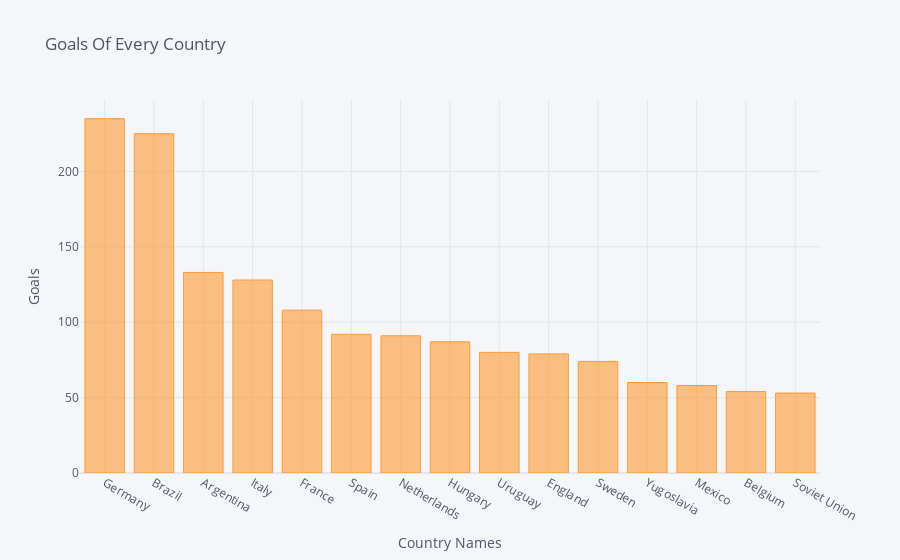

The cell this chart's notebook holds for it:
### Code cell
goals[:15].iplot(kind='bar',xTitle = 'Country Names',yTitle='Goals',title='Goals Of Every Country')

### Figure 1 — Plotly figure (JSON) as saved in the notebook; plotly's stock layout.template omitted (floating-point values rounded to 4 significant figures)
{"data": [{"marker": {"color": "rgba(255, 153, 51, 0.6)", "line": {"color": "rgba(255, 153, 51, 1.0)", "width": 1}}, "name": "Goals", "orientation": "v", "text": "", "type": "bar", "x": ["Germany", "Brazil", "Argentina", "Italy", "France", "Spain", "Netherlands", "Hungary", "Uruguay", "England", "Sweden", "Yugoslavia", "Mexico", "Belgium", "Soviet Union"], "y": [235, 225, 133, 128, 108, 92, 91, 87, 80, 79, 74, 60, 58, 54, 53]}], "layout": {"legend": {"bgcolor": "#F5F6F9", "font": {"color": "#4D5663"}}, "paper_bgcolor": "#F5F6F9", "plot_bgcolor": "#F5F6F9", "title": {"font": {"color": "#4D5663"}, "text": "Goals Of Every Country"}, "xaxis": {"gridcolor": "#E1E5ED", "showgrid": true, "tickfont": {"color": "#4D5663"}, "title": {"font": {"color": "#4D5663"}, "text": "Country Names"}, "zerolinecolor": "#E1E5ED"}, "yaxis": {"gridcolor": "#E1E5ED", "showgrid": true, "tickfont": {"color": "#4D5663"}, "title": {"font": {"color": "#4D5663"}, "text": "Goals"}, "zerolinecolor": "#E1E5ED"}}}
